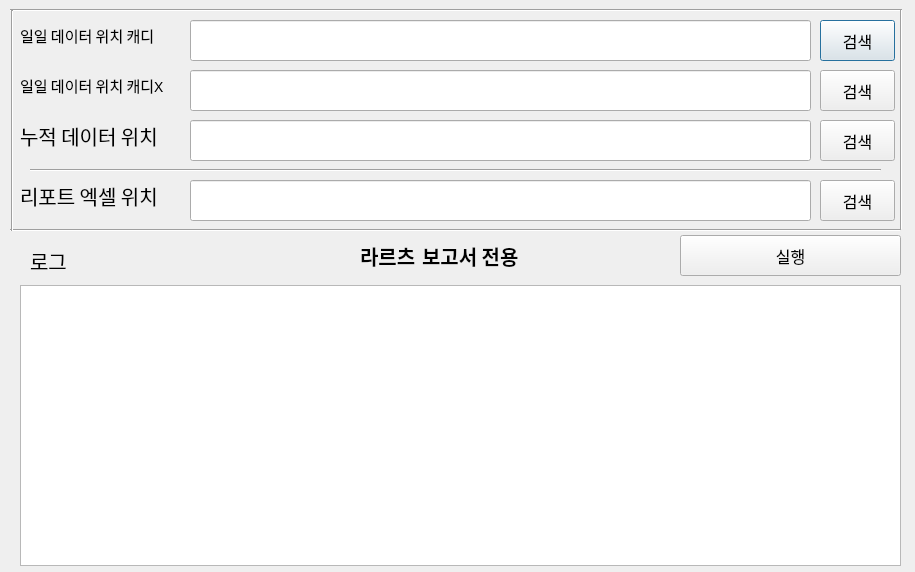
<?xml version="1.0" encoding="UTF-8"?>
<ui version="4.0">
 <class>Dialog</class>
 <widget class="QDialog" name="Dialog">
  <property name="geometry">
   <rect>
    <x>0</x>
    <y>0</y>
    <width>915</width>
    <height>572</height>
   </rect>
  </property>
  <property name="windowTitle">
   <string>Dialog</string>
  </property>
  <widget class="QPushButton" name="btn_search_excel_1">
   <property name="geometry">
    <rect>
     <x>820</x>
     <y>20</y>
     <width>75</width>
     <height>41</height>
    </rect>
   </property>
   <property name="font">
    <font>
     <pointsize>12</pointsize>
    </font>
   </property>
   <property name="text">
    <string>검색</string>
   </property>
  </widget>
  <widget class="QLineEdit" name="lineEdit_excel_1">
   <property name="geometry">
    <rect>
     <x>190</x>
     <y>20</y>
     <width>621</width>
     <height>41</height>
    </rect>
   </property>
   <property name="font">
    <font>
     <pointsize>10</pointsize>
    </font>
   </property>
   <property name="text">
    <string/>
   </property>
  </widget>
  <widget class="QLabel" name="label_1">
   <property name="geometry">
    <rect>
     <x>20</x>
     <y>20</y>
     <width>161</width>
     <height>31</height>
    </rect>
   </property>
   <property name="font">
    <font>
     <family>새굴림</family>
     <pointsize>11</pointsize>
    </font>
   </property>
   <property name="text">
    <string>일일 데이터 위치 캐디</string>
   </property>
  </widget>
  <widget class="Line" name="line">
   <property name="geometry">
    <rect>
     <x>10</x>
     <y>0</y>
     <width>891</width>
     <height>20</height>
    </rect>
   </property>
   <property name="orientation">
    <enum>Qt::Horizontal</enum>
   </property>
  </widget>
  <widget class="QPushButton" name="btn_execute">
   <property name="geometry">
    <rect>
     <x>680</x>
     <y>235</y>
     <width>221</width>
     <height>41</height>
    </rect>
   </property>
   <property name="font">
    <font>
     <pointsize>12</pointsize>
    </font>
   </property>
   <property name="text">
    <string>실행</string>
   </property>
  </widget>
  <widget class="QLabel" name="label_5">
   <property name="geometry">
    <rect>
     <x>30</x>
     <y>245</y>
     <width>91</width>
     <height>31</height>
    </rect>
   </property>
   <property name="font">
    <font>
     <family>새굴림</family>
     <pointsize>15</pointsize>
    </font>
   </property>
   <property name="text">
    <string>로그</string>
   </property>
  </widget>
  <widget class="QTextEdit" name="textEdit_log">
   <property name="geometry">
    <rect>
     <x>20</x>
     <y>285</y>
     <width>881</width>
     <height>281</height>
    </rect>
   </property>
   <property name="html">
    <string>&lt;!DOCTYPE HTML PUBLIC &quot;-//W3C//DTD HTML 4.0//EN&quot; &quot;http://www.w3.org/TR/REC-html40/strict.dtd&quot;&gt;
&lt;html&gt;&lt;head&gt;&lt;meta name=&quot;qrichtext&quot; content=&quot;1&quot; /&gt;&lt;style type=&quot;text/css&quot;&gt;
p, li { white-space: pre-wrap; }
&lt;/style&gt;&lt;/head&gt;&lt;body style=&quot; font-family:'Gulim'; font-size:9pt; font-weight:400; font-style:normal;&quot;&gt;
&lt;p style=&quot;-qt-paragraph-type:empty; margin-top:0px; margin-bottom:0px; margin-left:0px; margin-right:0px; -qt-block-indent:0; text-indent:0px;&quot;&gt;&lt;br /&gt;&lt;/p&gt;&lt;/body&gt;&lt;/html&gt;</string>
   </property>
  </widget>
  <widget class="Line" name="line_9">
   <property name="geometry">
    <rect>
     <x>10</x>
     <y>220</y>
     <width>891</width>
     <height>20</height>
    </rect>
   </property>
   <property name="orientation">
    <enum>Qt::Horizontal</enum>
   </property>
  </widget>
  <widget class="QLabel" name="label_2">
   <property name="geometry">
    <rect>
     <x>20</x>
     <y>70</y>
     <width>161</width>
     <height>31</height>
    </rect>
   </property>
   <property name="font">
    <font>
     <family>새굴림</family>
     <pointsize>11</pointsize>
    </font>
   </property>
   <property name="text">
    <string>일일 데이터 위치 캐디X</string>
   </property>
  </widget>
  <widget class="QPushButton" name="btn_search_excel_2">
   <property name="geometry">
    <rect>
     <x>820</x>
     <y>70</y>
     <width>75</width>
     <height>41</height>
    </rect>
   </property>
   <property name="font">
    <font>
     <pointsize>12</pointsize>
    </font>
   </property>
   <property name="text">
    <string>검색</string>
   </property>
  </widget>
  <widget class="QLineEdit" name="lineEdit_excel_2">
   <property name="geometry">
    <rect>
     <x>190</x>
     <y>70</y>
     <width>621</width>
     <height>41</height>
    </rect>
   </property>
   <property name="font">
    <font>
     <pointsize>10</pointsize>
    </font>
   </property>
   <property name="text">
    <string/>
   </property>
  </widget>
  <widget class="QPushButton" name="btn_search_excel_3">
   <property name="geometry">
    <rect>
     <x>820</x>
     <y>180</y>
     <width>75</width>
     <height>41</height>
    </rect>
   </property>
   <property name="font">
    <font>
     <pointsize>12</pointsize>
    </font>
   </property>
   <property name="text">
    <string>검색</string>
   </property>
  </widget>
  <widget class="QLineEdit" name="lineEdit_excel_3">
   <property name="geometry">
    <rect>
     <x>190</x>
     <y>180</y>
     <width>621</width>
     <height>41</height>
    </rect>
   </property>
   <property name="font">
    <font>
     <pointsize>10</pointsize>
    </font>
   </property>
   <property name="text">
    <string/>
   </property>
  </widget>
  <widget class="QLabel" name="label_4">
   <property name="geometry">
    <rect>
     <x>20</x>
     <y>180</y>
     <width>161</width>
     <height>31</height>
    </rect>
   </property>
   <property name="font">
    <font>
     <family>새굴림</family>
     <pointsize>15</pointsize>
    </font>
   </property>
   <property name="text">
    <string>리포트 엑셀 위치</string>
   </property>
  </widget>
  <widget class="Line" name="line_2">
   <property name="geometry">
    <rect>
     <x>30</x>
     <y>160</y>
     <width>851</width>
     <height>20</height>
    </rect>
   </property>
   <property name="orientation">
    <enum>Qt::Horizontal</enum>
   </property>
  </widget>
  <widget class="Line" name="line_3">
   <property name="geometry">
    <rect>
     <x>2</x>
     <y>10</y>
     <width>21</width>
     <height>221</height>
    </rect>
   </property>
   <property name="orientation">
    <enum>Qt::Vertical</enum>
   </property>
  </widget>
  <widget class="Line" name="line_4">
   <property name="geometry">
    <rect>
     <x>891</x>
     <y>9</y>
     <width>21</width>
     <height>221</height>
    </rect>
   </property>
   <property name="orientation">
    <enum>Qt::Vertical</enum>
   </property>
  </widget>
  <widget class="QLabel" name="label_7">
   <property name="geometry">
    <rect>
     <x>422</x>
     <y>240</y>
     <width>151</width>
     <height>31</height>
    </rect>
   </property>
   <property name="font">
    <font>
     <family>나눔스퀘어라운드 Bold</family>
     <pointsize>15</pointsize>
     <weight>75</weight>
     <bold>true</bold>
    </font>
   </property>
   <property name="text">
    <string>보고서 전용</string>
   </property>
   <property name="alignment">
    <set>Qt::AlignLeading|Qt::AlignLeft|Qt::AlignVCenter</set>
   </property>
  </widget>
  <widget class="QLabel" name="label_6">
   <property name="geometry">
    <rect>
     <x>360</x>
     <y>240</y>
     <width>61</width>
     <height>31</height>
    </rect>
   </property>
   <property name="font">
    <font>
     <family>나눔스퀘어라운드 ExtraBold</family>
     <pointsize>15</pointsize>
     <weight>75</weight>
     <bold>true</bold>
    </font>
   </property>
   <property name="text">
    <string>라르츠</string>
   </property>
   <property name="alignment">
    <set>Qt::AlignLeading|Qt::AlignLeft|Qt::AlignVCenter</set>
   </property>
  </widget>
  <widget class="QLabel" name="label_3">
   <property name="geometry">
    <rect>
     <x>20</x>
     <y>120</y>
     <width>161</width>
     <height>31</height>
    </rect>
   </property>
   <property name="font">
    <font>
     <family>새굴림</family>
     <pointsize>15</pointsize>
    </font>
   </property>
   <property name="text">
    <string>누적 데이터 위치</string>
   </property>
  </widget>
  <widget class="QPushButton" name="btn_search_excel_4">
   <property name="geometry">
    <rect>
     <x>820</x>
     <y>120</y>
     <width>75</width>
     <height>41</height>
    </rect>
   </property>
   <property name="font">
    <font>
     <pointsize>12</pointsize>
    </font>
   </property>
   <property name="text">
    <string>검색</string>
   </property>
  </widget>
  <widget class="QLineEdit" name="lineEdit_excel_4">
   <property name="geometry">
    <rect>
     <x>190</x>
     <y>120</y>
     <width>621</width>
     <height>41</height>
    </rect>
   </property>
   <property name="font">
    <font>
     <pointsize>10</pointsize>
    </font>
   </property>
   <property name="text">
    <string/>
   </property>
  </widget>
 </widget>
 <resources/>
 <connections/>
</ui>
